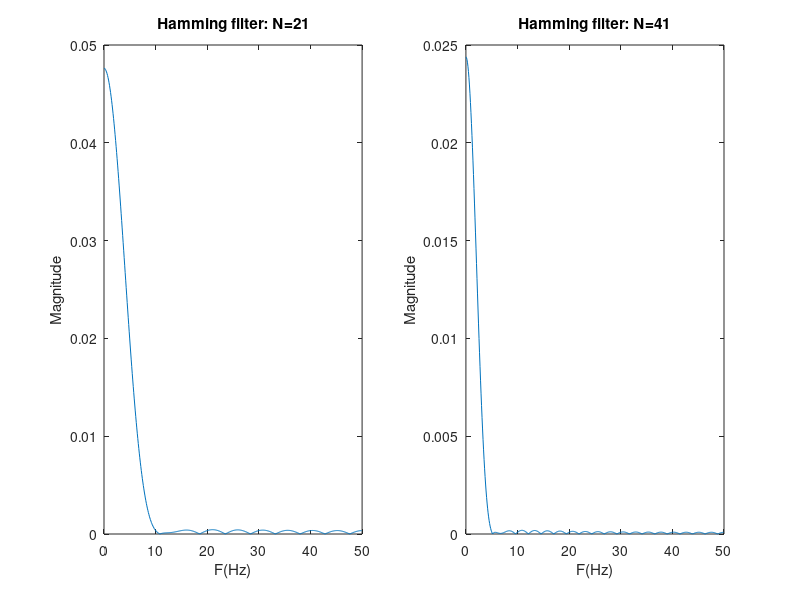
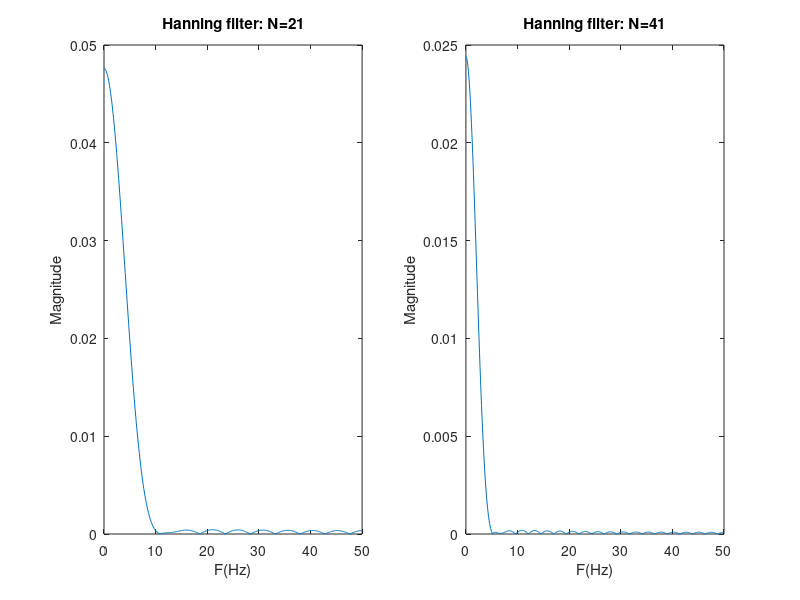
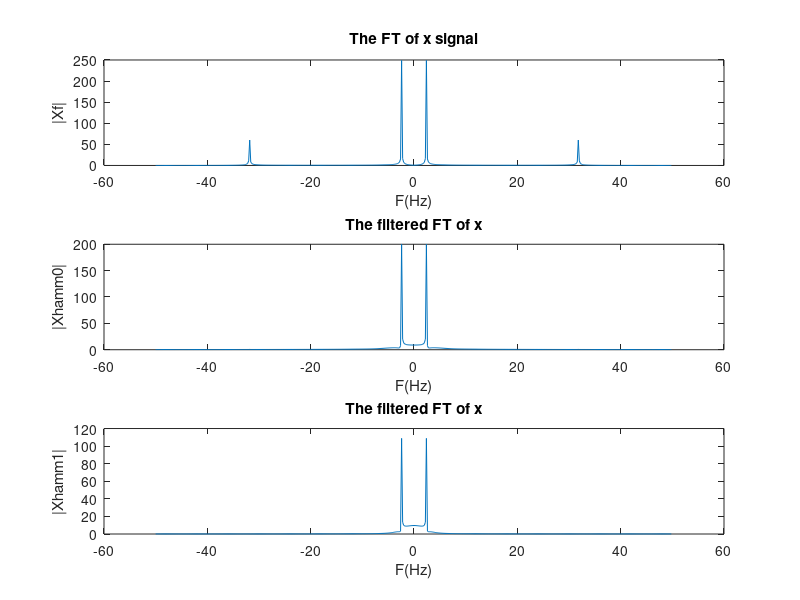
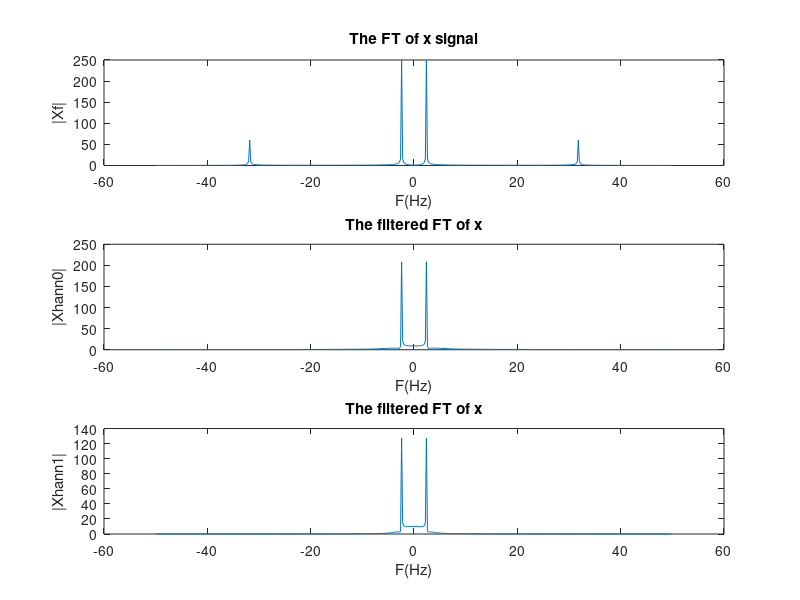

Reproduce these figures in MATLAB, in order.
clc;
close all;
clear all;

%2.A
f_axis = @(w,Fs) 0:Fs/(2*length(w)):Fs/2-Fs/(2*length(w));

Wc = 0.5*pi;   
%cutoff frequency
Fc = Wc/(2*pi);
%sampling frequency
Fs = 100;
%windows
N0 = 21;
N1 = 41;
%normalized cutoff frequency
Wn = Fc/(Fs/2);

%filters
hammFil0 = fir1(N0-1,Wn,hamming(N0));
hammFil1 = fir1(N1-1,Wn,hamming(N1));
hannFil0 = fir1(N0-1,Wn,hann(N0));
hannFil1 = fir1(N1-1,Wn,hann(N1));

[hHamm0,wHamm0] = freqz(hammFil0,N0);
[hHamm1,wHamm1] = freqz(hammFil1,N1);
[hHann0,wHann0] = freqz(hammFil0,N0);
[hHann1,wHann1] = freqz(hammFil1,N1);

hamm0_freq = f_axis(wHamm0,Fs);
hamm1_freq = f_axis(wHamm1,Fs);
hann0_freq = f_axis(wHann0,Fs);
hann1_freq = f_axis(wHann1,Fs);

figure;
subplot(1,2,1);
plot(hamm0_freq,abs(hHamm0));
xlabel('F(Hz)');
ylabel('Magnitude');
title('Hamming filter: N=21');
subplot(1,2,2);
plot(hamm1_freq,abs(hHamm1));
xlabel('F(Hz)');
ylabel('Magnitude');
title('Hamming filter: N=41');

figure;
subplot(1,2,1);
plot(hann0_freq,abs(hHann0));
xlabel('F(Hz)');
ylabel('Magnitude');
title('Hanning filter: N=21');
subplot(1,2,2);
plot(hann1_freq,abs(hHann1));
xlabel('F(Hz)');
ylabel('Magnitude');
title('Hanning filter: N=41');

%2.B
%sampling frequency
Fs = 100;
Ts = 1/Fs;
w0 = 15;
w1 = 200;
f0 = w0/(2*pi);
f1 = w1/(2*pi);
%samples
N  = 500;
n = 0:N-1;

%signal
x = sin(2*pi*f0*n*Ts) + 0.25*sin(2*pi*f1*n*Ts);
f_axis = -Fs/2:Fs/N:Fs/2-Fs/N;

Xf = fftshift(fft(x));

fil0=filter(hammFil0,1,x);                                
Xfhamm0=fftshift(fft(fil0));
fil1=filter(hammFil1,1,x);
Xfhamm1=fftshift(fft(fil1));
fil2=filter(hannFil0,1,x);                                 
Xfhann0=fftshift(fft(fil2));
fil3=filter(hannFil1,1,x);                                
Xfhann1=fftshift(fft(fil3));

figure;
subplot(3,1,1);
plot(f_axis,abs(Xf));
xlabel('F(Hz)');
ylabel('|Xf|');
title('The FT of x signal');
subplot(3,1,2);
plot(f_axis,abs(Xfhamm0));
xlabel('F(Hz)');
ylabel('|Xhamm0|');
title('The filtered FT of x');

subplot(3,1,3);
plot(f_axis,abs(Xfhamm1));
xlabel('F(Hz)');
ylabel('|Xhamm1|');
title('The filtered FT of x');


figure;
subplot(3,1,1);
plot(f_axis,abs(Xf));
xlabel('F(Hz)');
ylabel('|Xf|');
title('The FT of x signal');
subplot(3,1,2);
plot(f_axis,abs(Xfhann0));
xlabel('F(Hz)');
ylabel('|Xhann0|');
title('The filtered FT of x');

subplot(3,1,3);
plot(f_axis,abs(Xfhann1));
xlabel('F(Hz)');
ylabel('|Xhann1|');
title('The filtered FT of x');

%2.C
Fs1 = 50;
Ts1 = 1/Fs1;

x=sin(2*pi*f0*n*Ts1)+0.25*sin(2*pi*f1*n*Ts1); 
f_axis1=-Fs1/2:Fs1/N:Fs1/2-Fs1/N; 

Xf=fftshift(fft(x)); 

fil0=filter(hammFil0,1,x);                                
Xfhamm0=fftshift(fft(fil0));
fil1=filter(hammFil1,1,x);
Xfhamm1=fftshift(fft(fil1));
fil2=filter(hannFil0,1,x);                                 
Xfhann0=fftshift(fft(fil2));
fil3=filter(hannFil1,1,x);                                
Xfhann1=fftshift(fft(fil3));

figure;
subplot(3,1,1);
plot(f_axis,abs(Xf));
xlabel('F(Hz)');
ylabel('|Xf|');
title('The FT of x signal');
subplot(3,1,2);
plot(f_axis,abs(Xfhamm0));
xlabel('F(Hz)');
ylabel('|Xhamm0|');
title('The filtered FT of x');

subplot(3,1,3);
plot(f_axis,abs(Xfhamm1));
xlabel('F(Hz)');
ylabel('|Xhamm1|');
title('The filtered FT of x');


figure;
subplot(3,1,1);
plot(f_axis,abs(Xf));
xlabel('F(Hz)');
ylabel('|Xf|');
title('The FT of x signal');
subplot(3,1,2);
plot(f_axis,abs(Xfhann0));
xlabel('F(Hz)');
ylabel('|Xhann0|');
title('The filtered FT of x');

subplot(3,1,3);
plot(f_axis,abs(Xfhann1));
xlabel('F(Hz)');
ylabel('|Xhann1|');
title('The filtered FT of x');